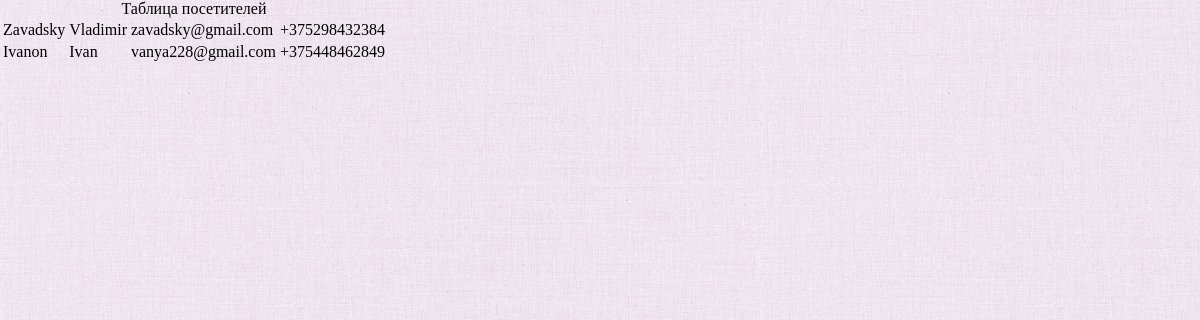
Page /add/ on the earlier database version.
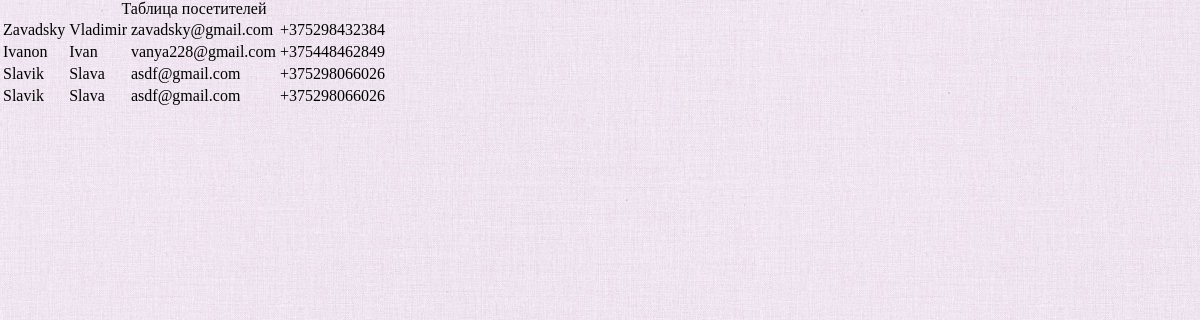
Same page on the later database version.
### meeting_app/models.py (models this page shows)
class Customer(models.Model):
    surname = models.CharField(max_length=50)
    name = models.CharField(max_length=50)
    mail = models.CharField(max_length=50)
    phone = models.CharField(max_length=50)

### meeting_app/views.py (the view)
# urls.py: path('add/', spreadsheet_view),
def spreadsheet_view(request):
    customers = Customer.objects.all()
    print([cus.mail for cus in Customer.objects.filter(name="Slava")])
    return render(request, "meeting_app/table.html", {'customers' : customers, 'title' : 'Main page', 'body' : 'Year, its a main page'})

### meeting_app/templates/meeting_app/table.html (shortened to what this page needs)
{% load static %}
<!doctype html>
<html>
    <head>
        <link rel="stylesheet" href="{% static 'meeting_app/css/styles.css' %}">
    </head>
    <body>
    <table>
        <caption>Таблица посетителей</caption>
        {% for cus in customers %}
        <tr>
            <td>{{ cus.surname }}</td>
            <td>{{ cus.name }}</td>
            <td>{{ cus.mail }}</td>
            <td>{{ cus.phone }}</td>
        </tr>
        {% endfor %}
    </table>
    </body>
</html>

Differences in the rows shown:
added Customer: surname "Slavik", name "Slava", mail "asdf@gmail.com", phone "+375298066026"
added Customer: surname "Slavik", name "Slava", mail "asdf@gmail.com", phone "+375298066026"
